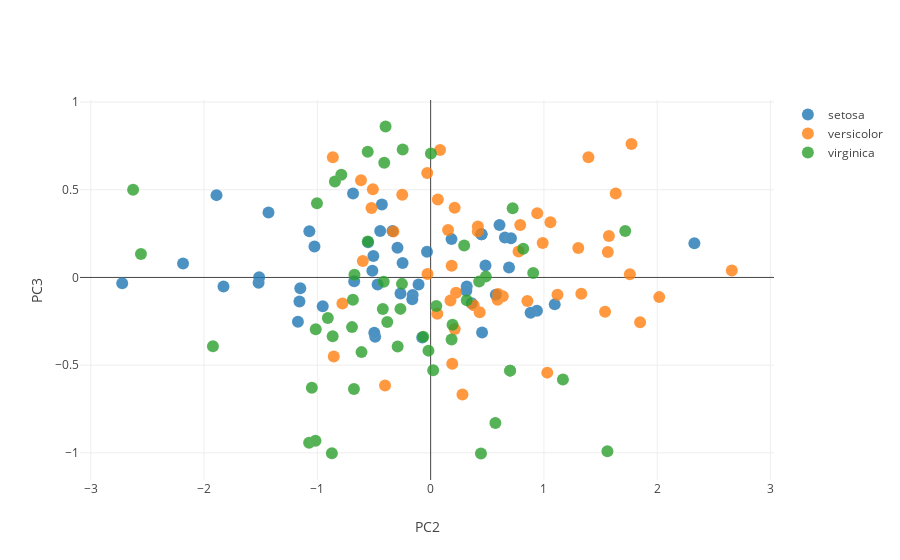

Write notebook code for a chart like this one.
### Markdown cell above
### Projecting onto secondary principal components (PC2 + PC3)

### Code cell
eig_vecs = pca.components_[1:3] # select PC2 & PC3
X_new = X_norm @ np.array(eig_vecs.T)
scatter_plot(X_new, PCs[1:3])
